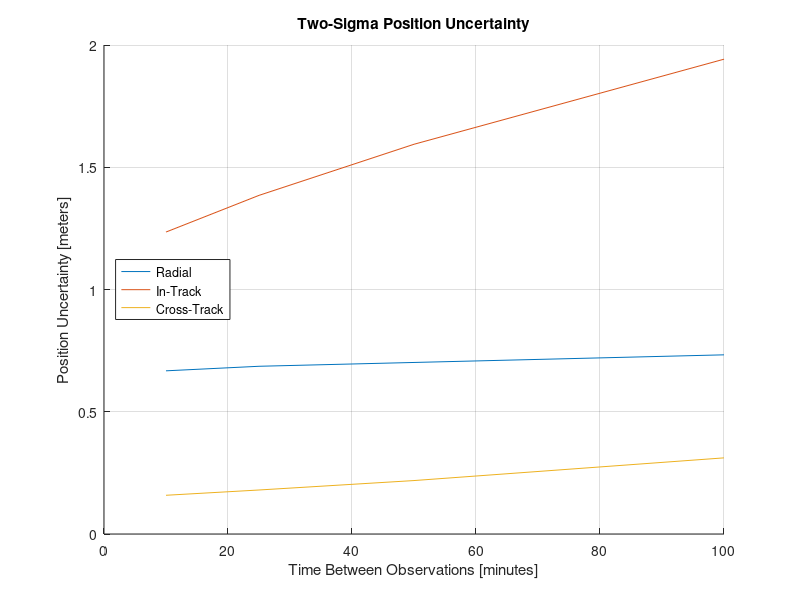

This figure's MATLAB source:
clear ; close all ; clc ;

minutes = [ 10, 25, 50, 100] ;
R = [.3337, .3430, .3508, .3664] ;
I = [.1235, .1385, .1594, .1942] *5 ;
C = [.0792, .0900, .1093, .1557] ;

figure
title('Two-Sigma Position Uncertainty')
hold on 
plot( minutes , R*2 )
plot( minutes , I*2 ) 
plot( minutes , C*2 )
legend('Radial', 'In-Track', 'Cross-Track', 'Location', 'west')
xlabel('Time Between Observations [minutes]')
ylabel('Position Uncertainty [meters]')
grid on